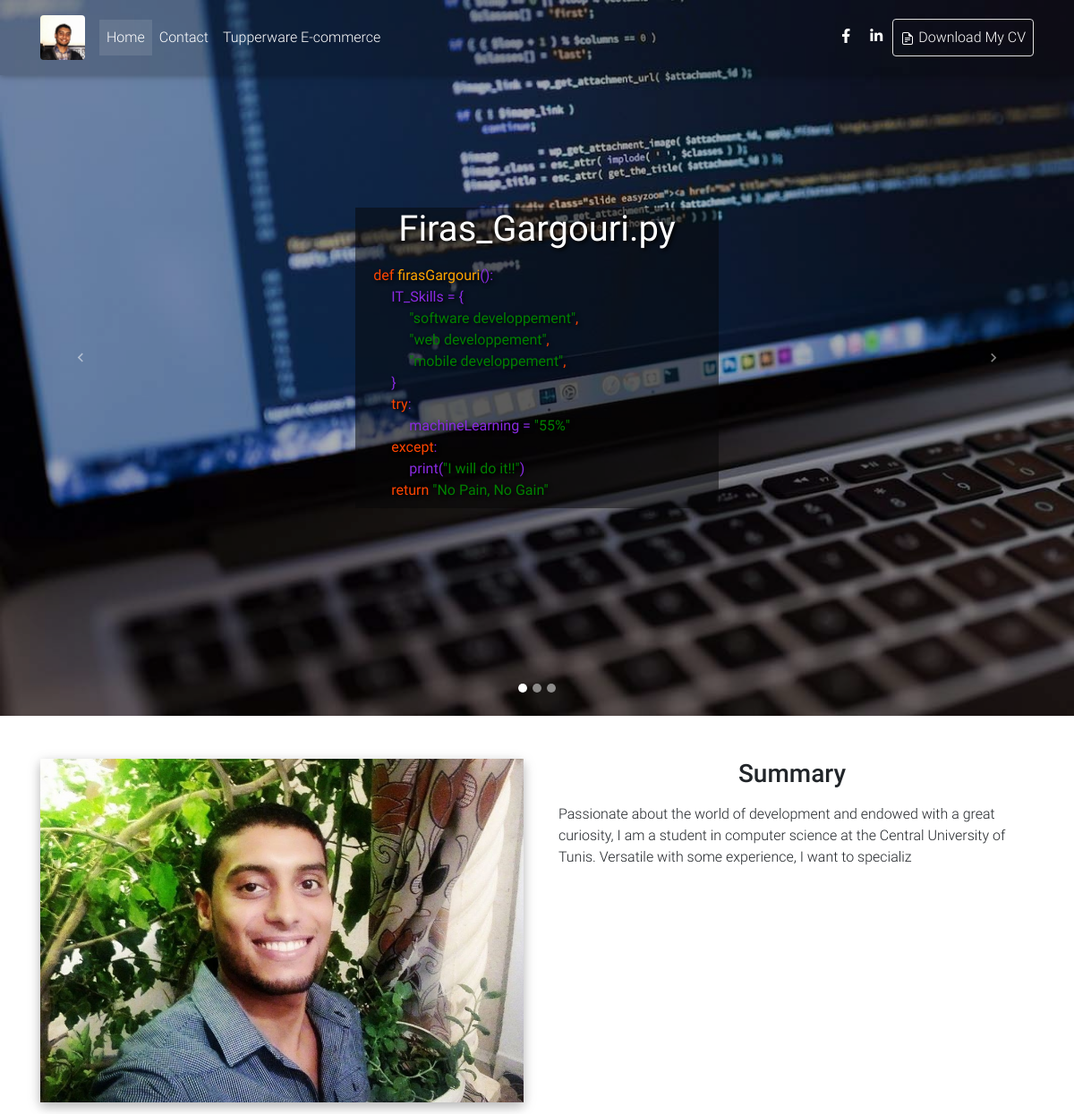
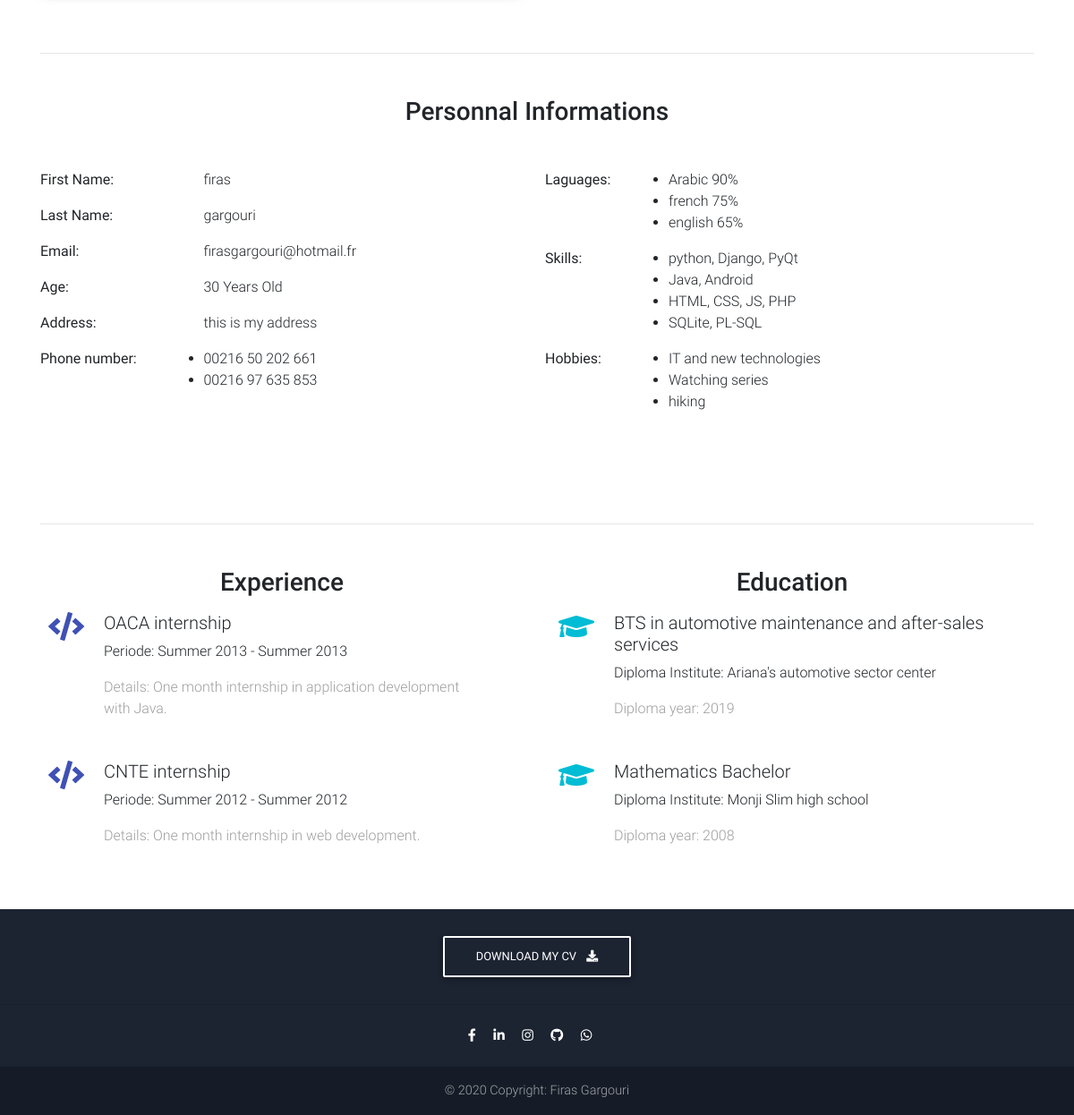
The page / on the database its author committed (2 pictures, top to bottom).
### myCV/models.py (models this page shows)
class personnalInfo(models.Model):
    firstName = models.CharField(max_length=120)
    lastName = models.CharField(max_length=120)
    age = models.DecimalField(max_digits=3,decimal_places=0)
    email = models.EmailField()
    littleImage = models.CharField(max_length=120,null=True,blank=True)
    bigImage = models.CharField(max_length=120,null=True,blank=True)
    summary = models.TextField(max_length=200,null=True,blank=True)
    Address = models.CharField(max_length=120,null=True,blank=True)

class phoneInfo(models.Model):
    phoneNumber = models.CharField(max_length=120,null=True,blank=True)

class languageInfo(models.Model):
    language = models.CharField(max_length=120,null=True,blank=True)
    languageDetails = models.CharField(max_length=120,null=True,blank=True)
    percentage = models.IntegerField()

class skillsInfo(models.Model):
    skillName = models.CharField(max_length=120,null=True,blank=True)
    skillimg = models.CharField(max_length=120,null=True,blank=True)

class hobbiesInfo(models.Model):
    hobbyInfo = models.CharField(max_length=120,null=True,blank=True)

class ExperienceInfo(models.Model):
    title = models.CharField(max_length=120,null=True,blank=True)
    periodeStart = models.CharField(max_length=120,null=True,blank=True)
    periodeEnd = models.CharField(max_length=120,null=True,blank=True)
    info = models.TextField(max_length=120,null=True,blank=True)

class diplomaInfo(models.Model):
    nameDiploma = models.CharField(max_length=120,null=True,blank=True)
    yearDiploma = models.CharField(max_length=120,null=True,blank=True)
    InstituteDiploma = models.CharField(max_length=120,null=True,blank=True)

### myCV/views.py (the view)
# urls.py: path('', views.myCV_view, name='home'),
def myCV_view(request):
    info = personnalInfo.objects.get(id=1)
    diploma = diplomaInfo.objects.all()
    langua = languageInfo.objects.all()
    phone = phoneInfo.objects.all()
    hobbies = hobbiesInfo.objects.all()
    Experience = ExperienceInfo.objects.all()
    skills = skillsInfo.objects.all()
    context = {
        "info":info,
        "diploma":diploma,
        "langua":langua,
        "phone":phone,
        "hobbies":hobbies,
        "Experience":Experience,
        "skills":skills,
        "home_active": "active"
    }
    return render(request,'home.html',context)

### myCV/templates/home.html (shortened to what this page needs)
{% extends 'base.html' %}
{% load static %}
{% block content %}
<main>
    <div class="container">
      <section class="mt-5 wow fadeIn">
        <div class="row">
          <div class="col-md-6 mb-4">
            <img src="{% static 'img/firas2.jpg'%}" class="img-fluid z-depth-1-half"
              alt="">
          </div>
          <div class="col-lg-6 col-md-12 px-4">
            <h3 class="h3 mb-3 text-center">Summary</h3>
            <p>
                {{info.summary}}
            </p>
          </div>
        </div>
      </section>
      <hr class="my-5">
      <section>
        <h3 class="h3 text-center mb-5">Personnal Informations</h3>
        <div class="row wow fadeIn">
          <div class="col-md-6 mb-4">
            <div class="row wow fadeIn">
                <div class="col-md-3">
                    <p> <strong>First Name:</strong></p>
                </div>
                <div class="col-md-8">
                    <ul>
                        {{info.firstName}}
                    </ul>
                </div>
                <div class="col-md-3">
                    <p> <strong>Last Name:</strong></p>
                </div>
                <div class="col-md-8">
                    <ul>
                        {{info.lastName}}
                    </ul>
                </div>
                <div class="col-md-3">
                    <p> <strong>Email:</strong></p>
                </div>
                <div class="col-md-8">
                    <ul>
                        {{info.email}}
                    </ul>
                </div>
                <div class="col-md-3">
                    <p> <strong>Age:</strong></p>
                </div>
                <div class="col-md-8">
                    <ul>
                        {{info.age}} Years Old
                    </ul>
                </div>
                <div class="col-md-3">
                    <p> <strong>Address:</strong></p>
                </div>
                <div class="col-md-8">
                    <ul>
                        {{info.Address}}
                    </ul>
                </div>
                <div class="col-md-3">
                    <p> <strong>Phone number:</strong></p>
                </div>
                <div class="col-md-8">
                    <ul>
                        {% for pho in phone %}
                        <li>{{pho.phoneNumber}}</li>
                        {% endfor %}
                    </ul>
                </div>
            </div>
          </div>
          <div class="col-lg-4 col-md-6 px-4">
            <div class="row">
                <div class="row wow fadeIn">
                    <div class="col-md-3">
                        <p> <strong>Laguages:</strong></p>
                    </div>
                    <div class="col-md-8">
                        <ul>
                            {% for lan in langua %}
                            <li>{{lan.language}} {{lan.percentage}}%</li>
                            {% endfor %}
                        </ul>
                    </div>
                    <div class="col-md-3">
                        <p> <strong>Skills:</strong></p>
                    </div>
                    <div class="col-md-8">
                        <ul>
                            {% for skill in skills %}
                            <li>{{skill.skillName}}</li>
                            {% endfor %}
                        </ul>
                    </div>
                    <div class="col-md-3">
                        <p> <strong>Hobbies:</strong></p>
                    </div>
                    <div class="col-md-8">
                        <ul>
                            {% for hobby in hobbies %}
                            <li>{{hobby.hobbyInfo}}</li>
                            {% endfor %}
                        </ul>
                    </div>
                </div>
            </div>
            <div style="height:30px"></div>
            <div style="height:30px"></div>
          </div>
        </div>
      </section>
      <hr class="my-5">
      <section>
        <div class="row wow fadeIn">
          <div class="col-lg-6 col-md-12 px-4">
            <h3 class="h3 mb-3 text-center">Experience</h3>
            {% for exp in Experience %}
            <div class="row">
              <div class="col-1 mr-3">
                <i class="fas fa-code fa-2x indigo-text"></i>
              </div>
              <div class="col-10">
                <h5 class="feature-title">{{exp.title}}</h5>
                <p >Periode: {{exp.periodeStart}} - {{exp.periodeStart}}</p>
                <p class="grey-text">Details: {{exp.info}}</p>
              </div>
            </div>
            <div style="height:30px"></div>
            {% endfor %}
          </div>
          <div class="col-lg-6 col-md-12 px-4">
            <h3 class="h3 mb-3 text-center">Education</h3>
            {% for dip in diploma %}
            <div class="row">
              <div class="col-1 mr-3">
                <i class="fas fa-graduation-cap fa-2x cyan-text"></i>
              </div>
              <div class="col-10">
                <h5 class="feature-title">{{dip.nameDiploma}}</h5>
                <p >Diploma Institute: {{dip.InstituteDiploma}}</p>
                <p class="grey-text">Diploma year: {{dip.yearDiploma}}</p>
              </div>
            </div>
            <div style="height:30px"></div>
            {% endfor %}
          </div>
        </div>
      </section>
    </div>
  </main>
{% endblock content %}

### myCV/templates/base.html (shortened to what this page needs)
{% load static %}
<!DOCTYPE html>
<html lang="en">
<head>
  <link rel="stylesheet" href="https://use.fontawesome.com/releases/v5.11.2/css/all.css">
  <link href="{% static 'css/bootstrap.min.css'%}" rel="stylesheet">
  <link href="{% static 'css/mdb.min.css'%}" rel="stylesheet">
  <link href="{% static 'css/style.min.css'%}" rel="stylesheet">
</head>
<body>
  {% include 'navbar.html' %}
  <div id="carousel-example-1z" class="carousel slide carousel-fade" data-ride="carousel">
    <ol class="carousel-indicators">
      <li data-target="#carousel-example-1z" data-slide-to="0" class="active"></li>
      <li data-target="#carousel-example-1z" data-slide-to="1"></li>
      <li data-target="#carousel-example-1z" data-slide-to="2"></li>
    </ol>
    <div class="carousel-inner" role="listbox">
      <div class="carousel-item active">
        <div class="view bgic1" style=" background-repeat: no-repeat; background-size: cover;">
          <div class="mask rgba-black-light d-flex justify-content-center align-items-center">
            <div style=" background-color:rgba(6, 6, 7, 0.5); text-shadow: 2px 2px 4px #000000;">
              <h1 class="mb-4">
                <strong class="text-center mx-5 wow fadeIn" style=" color: white;">Firas_Gargouri.py</strong>
              </h1>
              <p>
                <strong>
                    <div id="bloc_page" style="line-height: 50%;">
                        <p STYLE="padding:0 0 0 20px; color: blueviolet;"><span style="color: orangered;">def </span><span style="color: orange;">firasGargouri</span>():</p>
                        <p STYLE="padding:0 0 0 40px; color: blueviolet;">IT_Skills = {</p>
                        <p STYLE="padding:0 0 0 60px; color: orangered;"><span style="color: green;">"software developpement"</span>,</p>
                        <p STYLE="padding:0 0 0 60px; color: orangered;"><span style="color: green;">"web developpement"</span>,</p>
                        <p STYLE="padding:0 0 0 60px; color: orangered;"><span style="color: green;">"mobile developpement"</span>,</p>
                        <p STYLE="padding:0 0 0 40px; color: blueviolet;">}</p>
                        <p STYLE="padding:0 0 0 40px; color: blueviolet;"><span style="color: orangered;">try</span>:</p>
                        <p STYLE="padding:0 0 0 60px; color: blueviolet;">machineLearning = <span style="color: green;">"55%"</span></p>
                        <p STYLE="padding:0 0 0 40px; color: blueviolet;"><span style="color: orangered;">except</span>:</p>
                        <p STYLE="padding:0 0 0 60px; color: blueviolet;">print(<span style="color: green;">"I will do it!!"</span>)</p>
                        <p STYLE="padding:0 0 0 40px; color: orangered;">return <span style="color: green;">"No Pain, No Gain"</span></p>
                    </div>
                </strong>
              </p>
            </div>
          </div>
        </div>
      </div>
    </div>
    <a class="carousel-control-prev" href="#carousel-example-1z" role="button" data-slide="prev">
      <span class="carousel-control-prev-icon" aria-hidden="true"></span>
    </a>
    <a class="carousel-control-next" href="#carousel-example-1z" role="button" data-slide="next">
      <span class="carousel-control-next-icon" aria-hidden="true"></span>
    </a>
  </div>
  {% block content %}
  {% endblock content %}
  {% include 'footer.html' %}
</body>
</html>

### myCV/templates/navbar.html (shortened to what this page needs)
{% load static %}
<nav class="navbar fixed-top navbar-expand-lg navbar-dark scrolling-navbar">
    <div class="container">
      <a class="navbar-brand" href="https://mdbootstrap.com/docs/jquery/" target="_blank">
        <img src="{% static 'img/firas.jpg' %}" alt="" class="rounded float-left" width="50" height="50 ">
      </a>
      <div class="collapse navbar-collapse" id="navbarSupportedContent">
        <ul class="navbar-nav mr-auto">
          <li class="nav-item {{ home_active }}">
            <a class="nav-link" href="{% url 'home' %}">Home
            </a>
          </li>
          <li class="nav-item {{ contact_active }}">
            <a class="nav-link" href="{% url 'contact' %}" >Contact</a>
          </li>
          <li class="nav-item {{ tupperware_active }}">
            <a class="nav-link" href="{% url 'tupperware' %}" >Tupperware E-commerce</a>
          </li>
        </ul>
        <ul class="navbar-nav nav-flex-icons">
          <li class="nav-item">
            <a href="https://www.facebook.com/firassios" class="nav-link" target="_blank">
              <i class="fab fa-facebook-f"></i>
            </a>
          </li>
          <li class="nav-item">
            <a href="https://www.linkedin.com/in/firas-gargouri" class="nav-link" target="_blank">
              <i class="fab fa-linkedin-in"></i>
            </a>
          </li>
          <li class="nav-item">
            <a href="{% static 'doc/firas_gargouri_cv.pdf' %}" class="nav-link border border-light rounded"
              target="_blank">
               Download My CV
            </a>
          </li>
        </ul>
      </div>
    </div>
  </nav>

### myCV/templates/footer.html
{% load static %}
<footer class="page-footer text-center font-small mt-4 wow fadeIn">
    <div class="pt-4">
      <a class="btn btn-outline-white" href="{% static 'doc/firas_gargouri_cv.pdf' %}" target="_blank"
        role="button">Download My CV
        <i class="fas fa-download ml-2"></i>
      </a>
    </div>
    <hr class="my-4">
    <div class="pb-4">
      <a href="https://www.facebook.com/firassios" target="_blank">
        <i class="fab fa-facebook-f mr-3"></i>
      </a>
      <a href="https://www.linkedin.com/in/firas-gargouri" target="_blank">
        <i class="fab fa-linkedin-in mr-3"></i>
      </a>
      <a href="https://www.instagram.com/firasgar" target="_blank">
        <i class="fab fa-instagram mr-3"></i>
      </a>
      <a href="https://github.com/fireas" target="_blank">
        <i class="fab fa-github mr-3"></i>
      </a>
      <a href="https://wasap.my/21697635853/" target="_blank">
        <i class="fab fa-whatsapp mr-3"></i>
      </a>
    </div>
    <div class="footer-copyright py-3">
      © 2020 Copyright:
      Firas Gargouri
    </div>
  </footer>

### rows shown on the page
personnalInfo: summary "Passionate about the world of development and endowed with a great curiosity, I am a student in computer science at the Central University of Tunis. Versatile with some experience, I want to specializ", firstName "firas", lastName "gargouri", email "firasgargouri@hotmail.fr", age "30", Address "this is my address"
phoneInfo: phoneNumber "00216 50 202 661"
phoneInfo: phoneNumber "00216 97 635 853"
languageInfo: language "Arabic", percentage "90"
languageInfo: language "french", percentage "75"
languageInfo: language "english", percentage "65"
skillsInfo: skillName "python, Django, PyQt"
skillsInfo: skillName "Java, Android"
skillsInfo: skillName "HTML, CSS, JS, PHP"
skillsInfo: skillName "SQLite, PL-SQL"
hobbiesInfo: hobbyInfo "IT and new technologies"
hobbiesInfo: hobbyInfo "Watching series"
hobbiesInfo: hobbyInfo "hiking"
ExperienceInfo: title "OACA internship", periodeStart "Summer 2013", info "One month internship in application development with Java."
ExperienceInfo: title "CNTE internship", periodeStart "Summer 2012", info "One month internship in web development."
diplomaInfo: nameDiploma "BTS in automotive maintenance and after-sales services", InstituteDiploma "Ariana's automotive sector center", yearDiploma "2019"
diplomaInfo: nameDiploma "Mathematics Bachelor", InstituteDiploma "Monji Slim high school", yearDiploma "2008"
